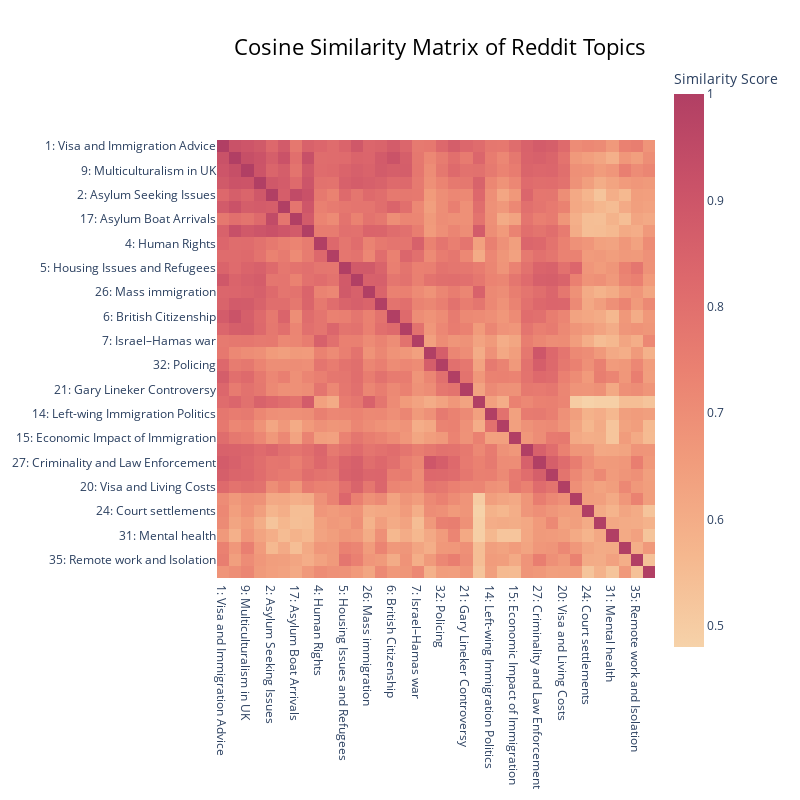

The notebook cell saved with this chart:
### Code cell
fig = reddit_model.visualize_heatmap(n_clusters=20, custom_labels=True)
fig.update_layout(
    title_text='Cosine Similarity Matrix of Reddit Topics',
    coloraxis=dict(colorscale='Redor')
)
fig.show()

### Figure 1 — Plotly figure (JSON) as saved in the notebook; plotly's stock layout.template omitted (floating-point values rounded to 4 significant figures; data arrays with more than 128 entries replaced by an {"elided": "..."} marker saying what was removed)
{"data": [{"coloraxis": "coloraxis", "hovertemplate": "x: %{x}<br>y: %{y}<br>Similarity Score: %{z}<extra></extra>", "name": "0", "type": "heatmap", "x": ["1: Visa and Immigration Advice", "3: British Culture", "9: Multiculturalism in UK", "25: Legal Immigration", "2: Asylum Seeking Issues", "8: Expat Experiences", "17: Asylum Boat Arrivals", "19: European Migration", "4: Human Rights", "12: Russian-Ukraine War", "5: Housing Issues and Refugees", "23: Immigration in London", "26: Mass immigration", "34: Immigration and Healthy Economy", "6: British Citizenship", "29: Assimilation of Immigrants", "7: Israel–Hamas war", "10: Police Detention", "32: Policing", "11: International Medical Students and NHS", "21: Gary Lineker Controversy", "13: Immigration and Labour", "14: Left-wing Immigration Politics", "16: Brexit and Immigration", "15: Economic Impact of Immigration", "18: Immigration Protests", "27: Criminality and Law Enforcement", "28: Immigration Enforcement", "20: Visa and Living Costs", "22: Home Office", "24: Court settlements", "30: Career pathways for Immigrants", "31: Mental health", "33: Child Marriage", "35: Remote work and Isolation", "36: South African Apartheid and Foreigners"], "xaxis": "x", "y": ["1: Visa and Immigration Advice", "3: British Culture", "9: Multiculturalism in UK", "25: Legal Immigration", "2: Asylum Seeking Issues", "8: Expat Experiences", "17: Asylum Boat Arrivals", "19: European Migration", "4: Human Rights", "12: Russian-Ukraine War", "5: Housing Issues and Refugees", "23: Immigration in London", "26: Mass immigration", "34: Immigration and Healthy Economy", "6: British Citizenship", "29: Assimilation of Immigrants", "7: Israel–Hamas war", "10: Police Detention", "32: Policing", "11: International Medical Students and NHS", "21: Gary Lineker Controversy", "13: Immigration and Labour", "14: Left-wing Immigration Politics", "16: Brexit and Immigration", "15: Economic Impact of Immigration", "18: Immigration Protests", "27: Criminality and Law Enforcement", "28: Immigration Enforcement", "20: Visa and Living Costs", "22: Home Office", "24: Court settlements", "30: Career pathways for Immigrants", "31: Mental health", "33: Child Marriage", "35: Remote work and Isolation", "36: South African Apartheid and Foreigners"], "yaxis": "y", "z": {"elided": "36x36 float values"}}], "layout": {"coloraxis": {"colorbar": {"title": {"text": "Similarity Score"}}, "colorscale": [[0, "rgb(246, 210, 169)"], [0.1667, "rgb(245, 183, 142)"], [0.3333, "rgb(241, 156, 124)"], [0.5, "rgb(234, 129, 113)"], [0.6667, "rgb(221, 104, 108)"], [0.8333, "rgb(202, 82, 104)"], [1, "rgb(177, 63, 100)"]]}, "height": 800, "hoverlabel": {"bgcolor": "white", "font": {"family": "Rockwell", "size": 16}}, "legend": {"title": {"text": "Trend"}}, "margin": {"t": 60}, "showlegend": true, "title": {"font": {"color": "Black", "size": 22}, "text": "Cosine Similarity Matrix of Reddit Topics", "x": 0.55, "xanchor": "center", "y": 0.95, "yanchor": "top"}, "width": 800, "xaxis": {"anchor": "y", "constrain": "domain", "domain": [0, 1], "scaleanchor": "y"}, "yaxis": {"anchor": "x", "autorange": "reversed", "constrain": "domain", "domain": [0, 1]}}}
